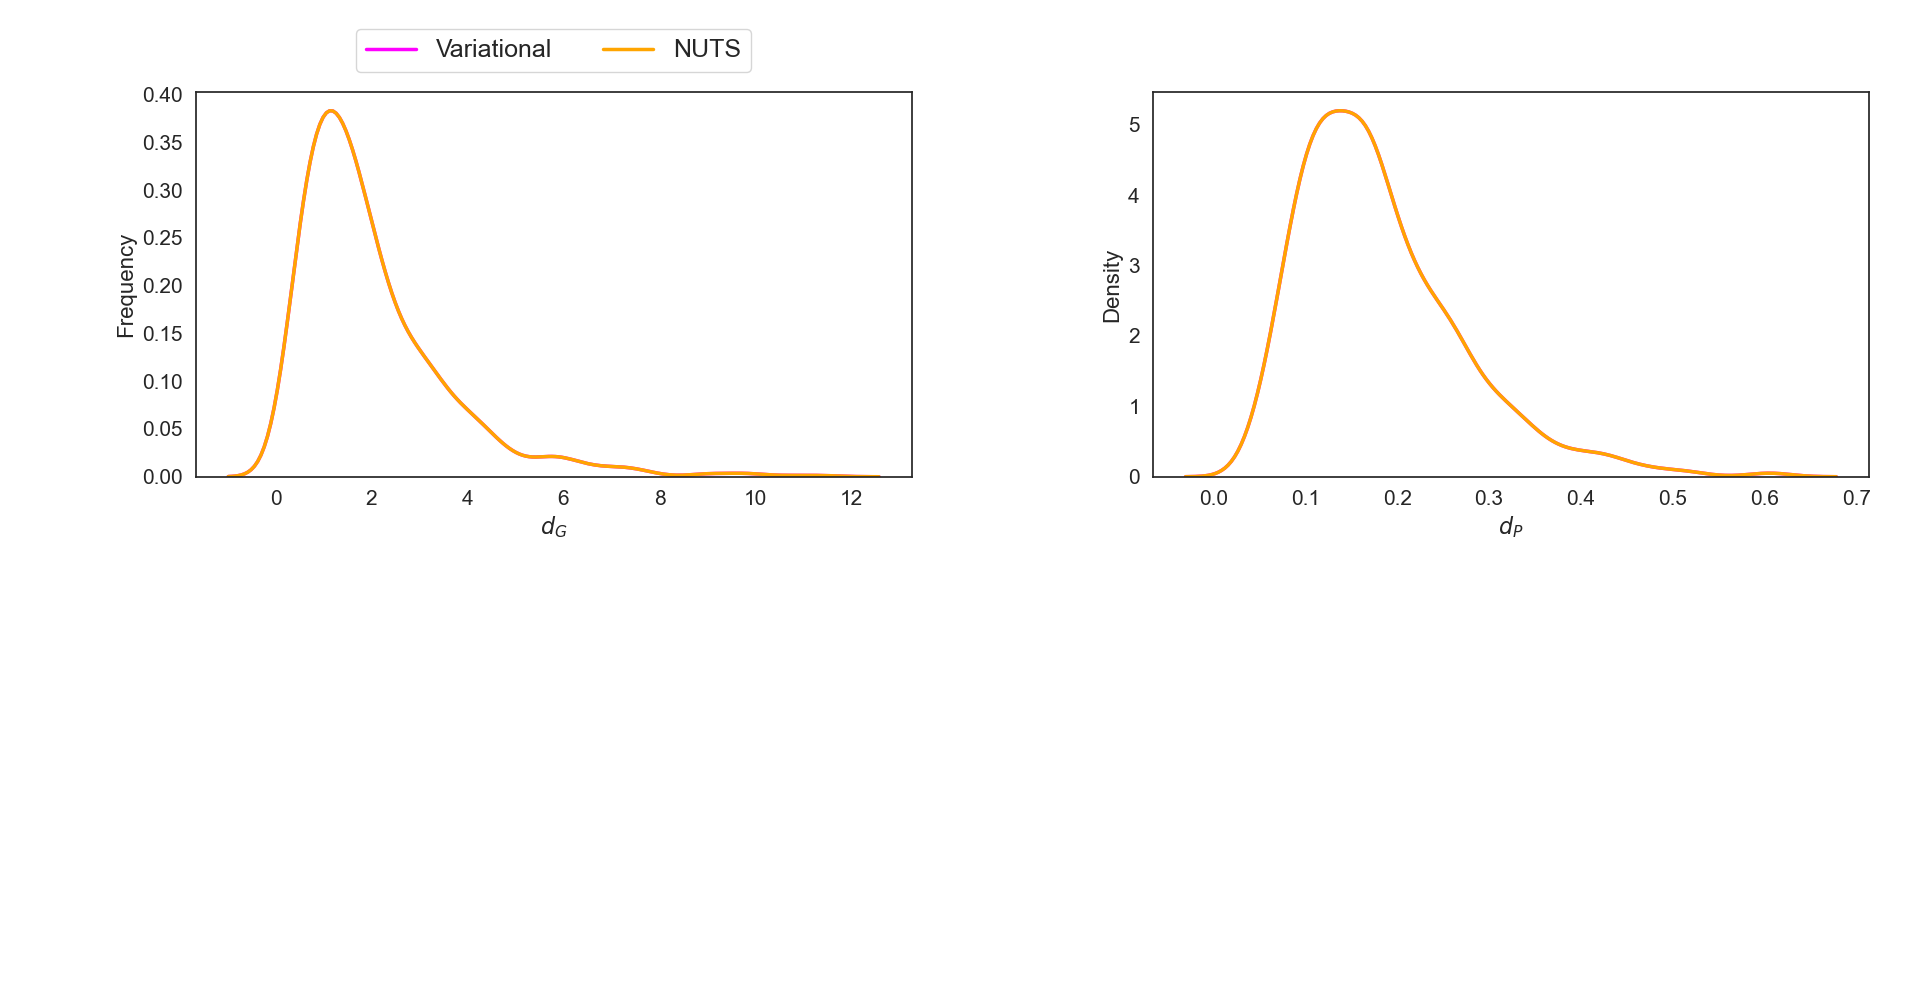

Python code for this plot:
import numpy as np
import sympy as sym

sym.init_printing(use_latex='matplotlib')
import torch
import pyro
from pyro.nn import PyroSample
from pyro.nn import PyroModule
import pyro.distributions as dist
import matplotlib.pyplot as plt
import seaborn as sns
import pickle
import argparse
from inference.inference import prepare_symbolic_plant, run_inference
from ode_systems.forward_sensitivity_solvers import ForwardSensManualJacobians
from ode_systems.adjoint_sensitivity_solvers import AdjointSensManualJacobians
from scipy.interpolate import splrep, splev
from sympy import interpolating_spline

times1 = np.array([0, 1, 5, 9, 13, 17, 21, 24], dtype=float)
mTOC1s = np.array([0.401508, 0.376, 0.376, 0.69, 1, 0.52, 0.489, 0.401508])

times2 = np.array([0, 3, 6, 9, 12, 15, 18, 21, 24], dtype=float)
mGIs = np.array([0.0535789, 0.277942, 0.813305, 1., 0.373043, 0.00648925, 0.00439222, 0.0122333, 0.0535789])

times3 = np.array([0, 3, 6, 9, 12, 15, 18, 21, 24], dtype=float)
mPRR3s = np.array([0.010205, 0.00916596, 0.126271, 0.801952, 1., 0.091304, 0.0357569, 0.022007, 0.010205])

# spl1 = splrep(times1, mTOC1s, per=True)
# spl2 = splrep(times2, mGIs, per=True)
# spl3 = splrep(times3, mPRR3s, per=True)


def mTOC1(t):
    #    t_ = t % 24
    return interpolating_spline(1, t, times1, mTOC1s)
    # a = splev([t], spl1)[0]
    # return np.maximum(a, 0)  # value cannot be zero


def mGI(t):
    #    t_ = t % 24
    return interpolating_spline(1, t,times2, mGIs)
    # a = splev([t], spl2)[0]
    # return np.maximum(a, 0)  # value cannot be zero


def mPRR3(t):
    #    t_ = t % 24
    return interpolating_spline(1, t,times3, mPRR3s)
    # a = splev([t], spl3)[0]
    # return np.maximum(a, 0)  # value cannot be zero


### Define ODE right hand side ###
def r(y, t, p):
    #    Ttil, Gtil, Zdtil, Ptil = y
    Gtil, Ptil = y
    #    d_t, d_G, d_zd, d_P = p
    d_G, d_P = p
    #    dTtil_dt =  mTOC1(t) -d_t* Ttil
    dGtil_dt = mGI(t) - d_G * Gtil
    #    dZdtil_dt = 1 - d_zd * Zdtil
    dPtil_dt = mPRR3(t) - d_P * Ptil
    #    return dTtil_dt, dGtil_dt, dZdtil_dt, dPtil_dt
    return dGtil_dt, dPtil_dt


### Define generative model ###
class PlantModel(PyroModule):
    def __init__(self, ode_op, ode_model):
        super(PlantModel, self).__init__()
        self._ode_op = ode_op
        self._ode_model = ode_model
        # TODO: Incorporate appropriate priors (cf. MATALB codes from Daewook)
        self.ode_params1 = PyroSample(dist.Gamma(2, 1))
        self.ode_params2 = PyroSample(dist.Gamma(2, 1))
    #        self.ode_params3 = PyroSample(dist.Gamma(2,1))
    #        self.ode_params4 = PyroSample(dist.Gamma(2,1))

    def forward(self, data):
        p1 = self.ode_params1.view((-1,))
        p2 = self.ode_params2.view((-1,))
        #        p3 = self.ode_params3.view((-1,))
        #        p4 = self.ode_params3.view((-1,))
        ode_params = torch.stack([p1, p2], dim=1)
        simple_sim = self._ode_op.apply(ode_params, (self._ode_model,))

        for i in range(len(data)):
            try:
                #TODO: Which distribution to use?
                pyro.sample("obs_{}".format(i), dist.Exponential(simple_sim[..., i, 1]), obs=data[i])
            except:
                print("ERROR (invalid parameter for Poisson...!)")
        return simple_sim


def plot_marginals(vb_params, mc_params, param_names, real_params=None, rows=4):
    sns.set_context("paper", font_scale=1)
    sns.set(rc={"figure.figsize": (9, 9), "font.size": 16, "axes.titlesize": 16, "axes.labelsize": 16,
                "xtick.labelsize": 15, "ytick.labelsize": 15}, style="white")

    print(vb_params)
    np.savetxt('vb_params.csv', vb_params)
    for i, p in enumerate(param_names):
        plt.subplot(rows, 2, i + 1)
        if real_params is not None:
            plt.axvline(real_params[i], linewidth=2.5, color='black')
        if i == 0:
            sns.kdeplot(vb_params[:, i], color='magenta', linewidth=2.5, label='Variational')
            sns.kdeplot(mc_params[:, i], color='orange', linewidth=2.5, label='NUTS')
        else:
            sns.kdeplot(vb_params[:, i], linewidth=2.5, color='magenta')
            sns.kdeplot(mc_params[:, i], linewidth=2.5, color='orange')

        if i % 2 == 0:
            plt.ylabel('Frequency')
        plt.xlabel(param_names[i])
        if i < 1:
            plt.legend(bbox_to_anchor=(0., 1.02, 1., .102), loc='lower center', ncol=2, fontsize=18)
    plt.subplots_adjust(hspace=0.7)
    plt.tight_layout()
    plt.show()
    plt.close()


if __name__ == '__main__':
    parser = argparse.ArgumentParser(
        description='Fit Protein Transduction model')
    parser.add_argument('--adjoint', type=bool, default=False, metavar='N',
                        help='Method to compute VJP')
    parser.add_argument('--iterations', type=int, default=10000, metavar='N',
                        help='number of VI iterations')
    parser.add_argument('--num_qsamples', type=int, default=1000, metavar='N',
                        help='number of draws from variational posterior ')
    parser.add_argument('--num_samples', type=int, default=1000, metavar='N',
                        help='number of NUTS post warm-up samples')
    parser.add_argument('--warmup_steps', type=int, default=500, metavar='N',
                        help='number of NUTS warmup_steps')
    args = parser.parse_args()

    ### Generate the symbolic system and Tristan da Cunha Data ###       
    _rhs = r
    _y, _p = sym.symbols('y:2'), sym.symbols('p:2')
    # TODO : input _t
    _t = sym.symbols('t')
    rhs_f, jac_x_f, jac_p_f = prepare_symbolic_plant(_rhs, _y, _p, _t)
    times = np.array([0, 3, 6, 9, 12, 15, 18, 21, 24])

    data = np.array([
        [0.237939, 0.021049],  # 0
        [0.0842713, 0.0711328],  # 3
        [0.365812, 0.128753],  # 6
        [0.913379, 0.574524],  # 9
        [1., 1.],  # 12
        [0.425148, 0.587505],  # 15
        [0.208709, 0.371859],  # 18
        [0.0937085, 0.355726],  # 21
        [0.096325, 0.104436],  # 24
    ])
    Gtil, Ptil = data[:, 0], data[:, 1]
    Y = data

    ### Run inference ###
    param_names = [r"$d_G$", r"$d_P$"]
    if not args.adjoint:
        print('Using VJP by Forward Sensitivity')
        plant_ode_model = ForwardSensManualJacobians(rhs_f, jac_x_f, jac_p_f, 2, 2,
                                                     times, 1e-5, 1e-6, [0.237939, 0.021049])
        plant_ode_model.set_unknown_y0()
        # method = 'NUTS'
        # NUTS_samples = run_inference(Y, SIRGenModel, sir_ode_model, method, \
        #     iterations = args.num_samples, warmup_steps = args.warmup_steps)
        # mc_params=np.concatenate((NUTS_samples['ode_params1'][:,None],
        #                     NUTS_samples['ode_params2'][:,None],
        #                     NUTS_samples['ode_params3'][:,None]
        #                     ),axis=1)

        method = 'VI'
        lr = 0.5
        vb_samples = run_inference(Y, PlantModel, plant_ode_model, method,
                                   iterations=args.iterations, num_samples=args.num_qsamples,
                                   lr=lr, num_particles=1, return_sites=("ode_params1", "ode_params2"))
        vb_params = np.concatenate((vb_samples['ode_params1'][:, None].detach().numpy(),
                                    vb_samples['ode_params2'][:, None].detach().numpy()
                                    ), axis=1)

        # plot_marginals(vb_params, mc_params, param_names, rows=2)
        plot_marginals(vb_params, vb_params, param_names, rows=2)
    else:
        print('Using VJP by Adjoint Sensitivity')
        plant_ode_model = AdjointSensManualJacobians(rhs_f, jac_x_f, jac_p_f, 2, 2,
                                                     times, 1e-5, 1e-6, [0.237939, 0.021049])
        plant_ode_model.set_unknown_y0()
        # method = 'NUTS'
        # NUTS_samples = run_inference(Y, SIRGenModel, sir_ode_model, method, \
        #     iterations = args.num_samples, warmup_steps = args.warmup_steps)
        # mc_params=np.concatenate((NUTS_samples['ode_params1'][:,None],
        #                     NUTS_samples['ode_params2'][:,None],
        #                     NUTS_samples['ode_params3'][:,None]
        #                     ),axis=1)

        method = 'VI'
        lr = 0.5
        vb_samples = run_inference(Y, PlantModel, plant_ode_model, method,
                                   iterations=args.iterations, num_samples=args.num_qsamples,
                                   lr=lr, num_particles=1, return_sites=("ode_params1", "ode_params2"))
        vb_params = np.concatenate((vb_samples['ode_params1'][:, None].detach().numpy(),
                                    vb_samples['ode_params2'][:, None].detach().numpy()
                                    ), axis=1)
        # plot_marginals(vb_params, mc_params, param_names, rows=2)
        plot_marginals(vb_params, vb_params, param_names, rows=2)
